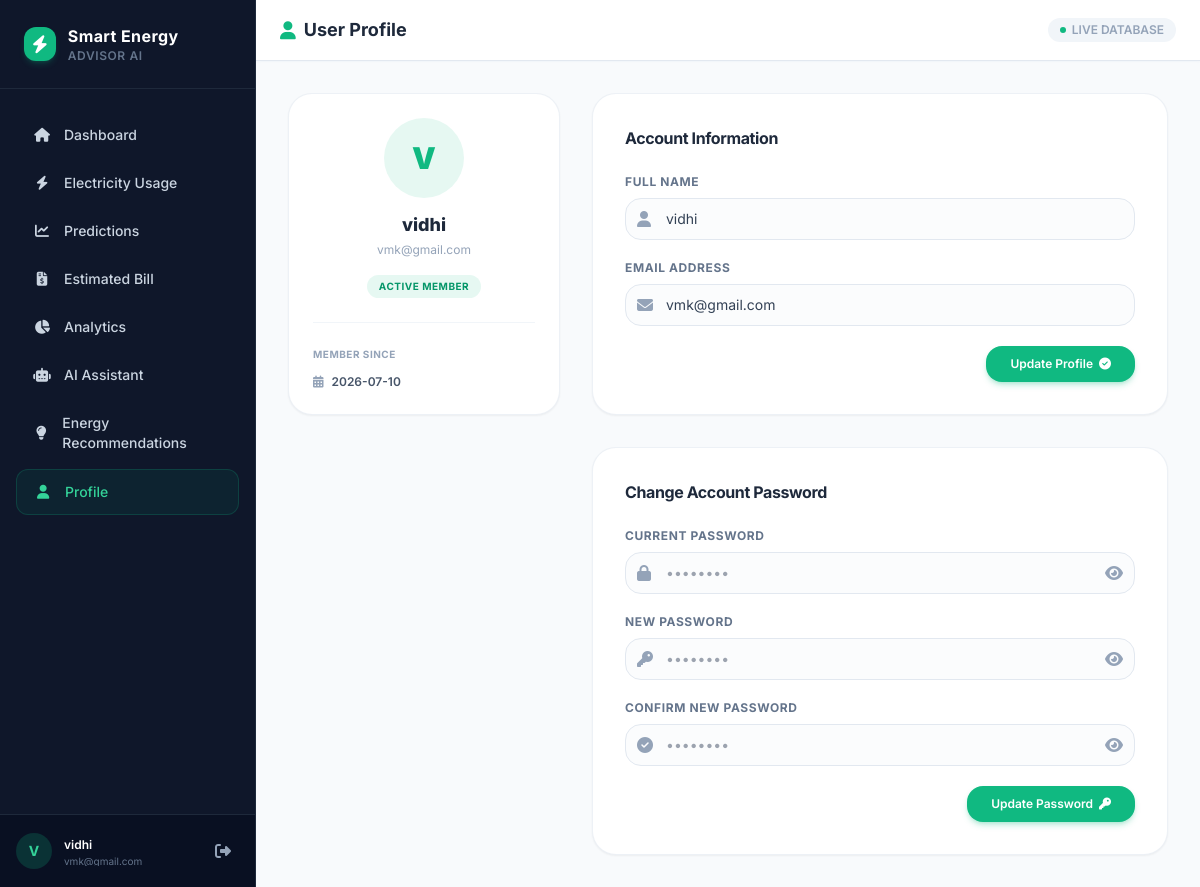
/profile (signed in), run on the app's committed database.
### tables this page shows
CREATE TABLE users (
    id INTEGER PRIMARY KEY AUTOINCREMENT,
    name TEXT NOT NULL,
    email TEXT UNIQUE NOT NULL,
    password_hash TEXT NOT NULL,
    created_at TIMESTAMP DEFAULT CURRENT_TIMESTAMP
);

### routes/main.py (the view, shortened to what this page needs)
@main_bp.route('/profile', methods=['GET', 'POST'])
@login_required
def profile():
    user_id = session['user_id']
    user = get_user_by_id(user_id)
    return render_template('profile.html', user=user)

### routes/main.py (called while the page is built)
def login_required(f):
    @wraps(f)
    def decorated_function(*args, **kwargs):
        if 'user_id' not in session:
            flash("Authentication required. Please log in first.", "warning")
            return redirect(url_for('auth.login'))
        return f(*args, **kwargs)
    return decorated_function

### services/db.py (called while the page is built)
def get_db_connection():
    os.makedirs(os.path.dirname(DB_PATH), exist_ok=True)
    conn = sqlite3.connect(DB_PATH)
    conn.row_factory = sqlite3.Row
    conn.execute("PRAGMA foreign_keys = ON")
    return conn

def get_user_by_id(user_id):
    conn = get_db_connection()
    try:
        user = conn.execute(
            "SELECT * FROM users WHERE id = ?",
            (user_id,)
        ).fetchone()
        return dict(user) if user else None
    finally:
        conn.close()

### templates/profile.html (shortened to what this page needs)
{% extends "base.html" %}
{% block page_header %}
<i class="fa-solid fa-user text-emerald-500"></i> User Profile
{% endblock %}
{% block content %}
<div class="max-w-4xl mx-auto space-y-8">
    <div class="grid grid-cols-1 md:grid-cols-3 gap-8">
        <div class="md:col-span-1 bg-white rounded-3xl border border-slate-200/60 p-6 flex flex-col items-center text-center shadow-sm h-fit">
            <div class="w-20 h-20 bg-emerald-500/10 text-emerald-500 text-3xl font-black rounded-full flex items-center justify-center mb-4">
                {{ user.name[0] | upper }}
            </div>
            <h3 class="font-extrabold text-lg text-slate-800 leading-tight">{{ user.name }}</h3>
            <p class="text-xs text-slate-400 mt-1 leading-normal truncate w-full">{{ user.email }}</p>
            <span class="inline-block mt-4 px-3 py-1 bg-emerald-500/10 text-emerald-600 rounded-full text-[10px] font-bold uppercase tracking-wider">
                Active Member
            </span>
            <div class="w-full border-t border-slate-100 my-6"></div>
            <div class="w-full text-left space-y-3">
                <p class="text-[10px] font-bold text-slate-400 uppercase tracking-wider">Member Since</p>
                <p class="text-xs text-slate-600 font-semibold flex items-center gap-2">
                    <i class="fa-solid fa-calendar-days text-slate-400"></i> {{ user.created_at[:10] }}
                </p>
            </div>
        </div>
        <div class="md:col-span-2 space-y-8">
            <div class="bg-white rounded-3xl border border-slate-200/60 p-6 sm:p-8 shadow-sm">
                <h4 class="text-md font-bold text-slate-800 tracking-tight mb-6">Account Information</h4>
                <form action="{{ url_for('main.profile') }}" method="POST" class="space-y-5">
                    <div>
                        <label for="name" class="block text-xs font-bold uppercase text-slate-500 tracking-wider mb-2">Full Name</label>
                        <div class="relative">
                            <span class="absolute inset-y-0 left-0 pl-3 flex items-center text-slate-400">
                                <i class="fa-solid fa-user"></i>
                            </span>
                            <input type="text" name="name" id="name" required value="{{ user.name }}" class="w-full pl-10 pr-4 py-2.5 rounded-2xl border border-slate-200 focus:outline-none focus:ring-2 focus:ring-emerald-500/20 focus:border-emerald-500 transition-all text-sm text-slate-700 bg-slate-50/50">
                        </div>
                    </div>
                    <div>
                        <label for="email" class="block text-xs font-bold uppercase text-slate-500 tracking-wider mb-2">Email Address</label>
                        <div class="relative">
                            <span class="absolute inset-y-0 left-0 pl-3 flex items-center text-slate-400">
                                <i class="fa-solid fa-envelope"></i>
                            </span>
                            <input type="email" name="email" id="email" required value="{{ user.email }}" class="w-full pl-10 pr-4 py-2.5 rounded-2xl border border-slate-200 focus:outline-none focus:ring-2 focus:ring-emerald-500/20 focus:border-emerald-500 transition-all text-sm text-slate-700 bg-slate-50/50">
                        </div>
                    </div>
                    <div class="flex justify-end">
                        <button type="submit" class="bg-emerald-500 hover:bg-emerald-600 text-white font-semibold py-2.5 px-6 rounded-2xl transition-all shadow-md shadow-emerald-500/25 text-xs flex items-center gap-1.5 transform hover:-translate-y-0.5">
                            Update Profile <i class="fa-solid fa-circle-check"></i>
                        </button>
                    </div>
                </form>
            </div>
            <div class="bg-white rounded-3xl border border-slate-200/60 p-6 sm:p-8 shadow-sm">
                <h4 class="text-md font-bold text-slate-800 tracking-tight mb-6">Change Account Password</h4>
                <form action="{{ url_for('main.profile') }}" method="POST" class="space-y-5" onsubmit="return validateChangePasswordForm()">
                    <div>
                        <label for="current_password" class="block text-xs font-bold uppercase text-slate-500 tracking-wider mb-2">Current Password</label>
                        <div class="relative">
                            <span class="absolute inset-y-0 left-0 pl-3 flex items-center text-slate-400">
                                <i class="fa-solid fa-lock"></i>
                            </span>
                            <input type="password" name="current_password" id="current_password" required placeholder="••••••••" class="w-full pl-10 pr-10 py-2.5 rounded-2xl border border-slate-200 focus:outline-none focus:ring-2 focus:ring-emerald-500/20 focus:border-emerald-500 transition-all text-sm text-slate-700 bg-slate-50/50">
                            <button type="button" onclick="togglePasswordVisibility('current_password', this)" class="absolute inset-y-0 right-0 pr-3 flex items-center text-slate-400 hover:text-slate-600">
                                <i class="fa-solid fa-eye"></i>
                            </button>
                        </div>
                    </div>
                    <div>
                        <label for="new_password" class="block text-xs font-bold uppercase text-slate-500 tracking-wider mb-2">New Password</label>
                        <div class="relative">
                            <span class="absolute inset-y-0 left-0 pl-3 flex items-center text-slate-400">
                                <i class="fa-solid fa-key"></i>
                            </span>
                            <input type="password" name="new_password" id="new_password" required placeholder="••••••••" class="w-full pl-10 pr-10 py-2.5 rounded-2xl border border-slate-200 focus:outline-none focus:ring-2 focus:ring-emerald-500/20 focus:border-emerald-500 transition-all text-sm text-slate-700 bg-slate-50/50">
                            <button type="button" onclick="togglePasswordVisibility('new_password', this)" class="absolute inset-y-0 right-0 pr-3 flex items-center text-slate-400 hover:text-slate-600">
                                <i class="fa-solid fa-eye"></i>
                            </button>
                        </div>
                    </div>
                    <div>
                        <label for="confirm_password" class="block text-xs font-bold uppercase text-slate-500 tracking-wider mb-2">Confirm New Password</label>
                        <div class="relative">
                            <span class="absolute inset-y-0 left-0 pl-3 flex items-center text-slate-400">
                                <i class="fa-solid fa-circle-check"></i>
                            </span>
                            <input type="password" name="confirm_password" id="confirm_password" required placeholder="••••••••" class="w-full pl-10 pr-10 py-2.5 rounded-2xl border border-slate-200 focus:outline-none focus:ring-2 focus:ring-emerald-500/20 focus:border-emerald-500 transition-all text-sm text-slate-700 bg-slate-50/50">
                            <button type="button" onclick="togglePasswordVisibility('confirm_password', this)" class="absolute inset-y-0 right-0 pr-3 flex items-center text-slate-400 hover:text-slate-600">
                                <i class="fa-solid fa-eye"></i>
                            </button>
                        </div>
                    </div>
                    <div class="flex justify-end">
                        <button type="submit" class="bg-emerald-500 hover:bg-emerald-600 text-white font-semibold py-2.5 px-6 rounded-2xl transition-all shadow-md shadow-emerald-500/25 text-xs flex items-center gap-1.5 transform hover:-translate-y-0.5">
                            Update Password <i class="fa-solid fa-key"></i>
                        </button>
                    </div>
                </form>
            </div>
        </div>
    </div>
</div>
{% endblock %}

### templates/base.html (shortened to what this page needs)
<!DOCTYPE html>
<html lang="en">
<head>
    <script src="https://cdn.tailwindcss.com"></script>
    <link rel="stylesheet" href="https://cdnjs.cloudflare.com/ajax/libs/font-awesome/6.4.0/css/all.min.css">
    <link rel="stylesheet" href="{{ url_for('static', filename='css/style.css') }}">
</head>
<body class="bg-slate-50 font-['Inter'] text-slate-800 antialiased min-h-screen flex flex-col">
    {% if session.get('user_id') %}
    <div class="flex flex-1 flex-col md:flex-row min-h-screen">
        <aside class="w-full md:w-64 bg-slate-900 text-slate-300 flex flex-col border-r border-slate-800">
            <div class="p-6 flex items-center gap-3 border-b border-slate-800">
                <div class="bg-emerald-500 text-white p-2 rounded-xl text-lg flex items-center justify-center shadow-md shadow-emerald-500/20">
                    <i class="fa-solid fa-bolt"></i>
                </div>
                <div>
                    <h1 class="font-bold text-white tracking-wide text-md">Smart Energy</h1>
                    <p class="text-xs text-slate-500 font-semibold uppercase tracking-wider">Advisor AI</p>
                </div>
            </div>
            <nav class="flex-1 px-4 py-6 space-y-1 overflow-y-auto">
                <a href="{{ url_for('main.dashboard') }}" class="sidebar-link flex items-center gap-3 px-4 py-3 rounded-xl hover:bg-slate-800 hover:text-white transition-all text-sm font-medium " id="nav-dashboard">
                    <i class="fa-solid fa-house w-5 text-center"></i>
                    <span>Dashboard</span>
                </a>
                <a href="{{ url_for('main.usage') }}" class="sidebar-link flex items-center gap-3 px-4 py-3 rounded-xl hover:bg-slate-800 hover:text-white transition-all text-sm font-medium " id="nav-usage">
                    <i class="fa-solid fa-bolt w-5 text-center"></i>
                    <span>Electricity Usage</span>
                </a>
                <a href="{{ url_for('main.prediction') }}" class="sidebar-link flex items-center gap-3 px-4 py-3 rounded-xl hover:bg-slate-800 hover:text-white transition-all text-sm font-medium " id="nav-predictions">
                    <i class="fa-solid fa-chart-line w-5 text-center"></i>
                    <span>Predictions</span>
                </a>
                <a href="{{ url_for('main.bill') }}" class="sidebar-link flex items-center gap-3 px-4 py-3 rounded-xl hover:bg-slate-800 hover:text-white transition-all text-sm font-medium " id="nav-bill">
                    <i class="fa-solid fa-file-invoice-dollar w-5 text-center"></i>
                    <span>Estimated Bill</span>
                </a>
                <a href="{{ url_for('main.analytics') }}" class="sidebar-link flex items-center gap-3 px-4 py-3 rounded-xl hover:bg-slate-800 hover:text-white transition-all text-sm font-medium " id="nav-analytics">
                    <i class="fa-solid fa-chart-pie w-5 text-center"></i>
                    <span>Analytics</span>
                </a>
                <a href="{{ url_for('ai.assistant') }}" class="sidebar-link flex items-center gap-3 px-4 py-3 rounded-xl hover:bg-slate-800 hover:text-white transition-all text-sm font-medium " id="nav-ai-assistant">
                    <i class="fa-solid fa-robot w-5 text-center"></i>
                    <span>AI Assistant</span>
                </a>
                <a href="{{ url_for('ai.recommendations') }}" class="sidebar-link flex items-center gap-3 px-4 py-3 rounded-xl hover:bg-slate-800 hover:text-white transition-all text-sm font-medium " id="nav-recommendations">
                    <i class="fa-solid fa-lightbulb w-5 text-center"></i>
                    <span>Energy Recommendations</span>
                </a>
                <a href="{{ url_for('main.profile') }}" class="sidebar-link flex items-center gap-3 px-4 py-3 rounded-xl hover:bg-slate-800 hover:text-white transition-all text-sm font-medium {% if request.path == url_for('main.profile') %}bg-emerald-600/10 text-emerald-400 border border-emerald-500/20{% endif %}" id="nav-profile">
                    <i class="fa-solid fa-user w-5 text-center"></i>
                    <span>Profile</span>
                </a>
            </nav>
            <div class="p-4 border-t border-slate-800 bg-slate-950/40 flex items-center gap-3">
                <div class="w-9 h-9 rounded-full bg-emerald-500/20 text-emerald-400 flex items-center justify-center font-bold text-sm">
                    {{ session.get('user_name')[0] | upper }}
                </div>
                <div class="flex-1 min-w-0">
                    <p class="text-xs font-semibold text-white truncate leading-tight">{{ session.get('user_name') }}</p>
                    <p class="text-[10px] text-slate-500 truncate leading-none mt-1">{{ session.get('user_email') }}</p>
                </div>
                <a href="{{ url_for('auth.logout') }}" class="text-slate-400 hover:text-rose-400 p-2 rounded-lg transition-colors" title="Log Out">
                    <i class="fa-solid fa-right-from-bracket"></i>
                </a>
            </div>
        </aside>
        <main class="flex-1 flex flex-col bg-slate-50 overflow-hidden">
            <header class="bg-white border-b border-slate-200 px-6 py-4 flex items-center justify-between shadow-sm shadow-slate-100">
                <h2 class="text-lg font-bold text-slate-800 flex items-center gap-2">
                    {% block page_header %}{% endblock %}
                </h2>
                <div class="flex items-center gap-4">
                    <span class="text-xs text-slate-400 font-semibold uppercase bg-slate-100 py-1 px-3 rounded-full flex items-center gap-1.5">
                        <span class="w-1.5 h-1.5 bg-emerald-500 rounded-full animate-ping"></span> Live Database
                    </span>
                </div>
            </header>
            <div class="flex-1 overflow-y-auto p-6 md:p-8">
                {% block content %}{% endblock %}
            </div>
        </main>
    </div>
    {% endif %}
</body>
</html>

### static/css/style.css (style rules this page uses)
html { scroll-behavior: smooth; }
.sidebar-link { transition: all 0.2s ease-in-out; }

### data on the page
users: get "vidhi", get "vmk@gmail.com", name "V", name "vidhi", email "vmk@gmail.com", created_at "2026-07-10"

### other printed values
{{ session.get('user_name')[0] | upper }} "V"
